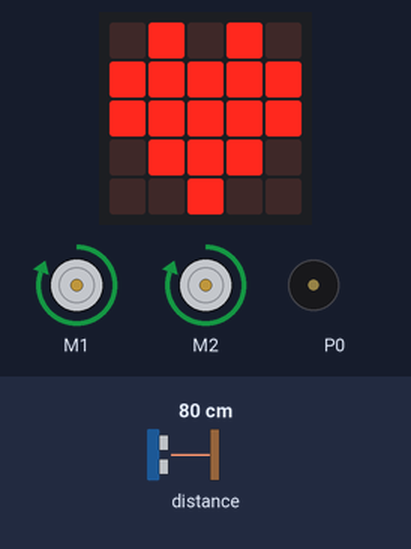
Simulated run of this program. Board: BBC micro:bit (MakeCode). Parts: the board's 5×5 LED display, 2 × DC motor (green arrow = forward, orange = backward, longer = faster), buzzer (waves = sounding). Inputs (shaded band) come from the test bench; at power-on: distance to the obstacle 80 cm.

Above: at 1.8 s.
1.9 s: distance to the obstacle set to 21 cm
3.4 s: distance to the obstacle set to 18 cm
At 4.4 s:
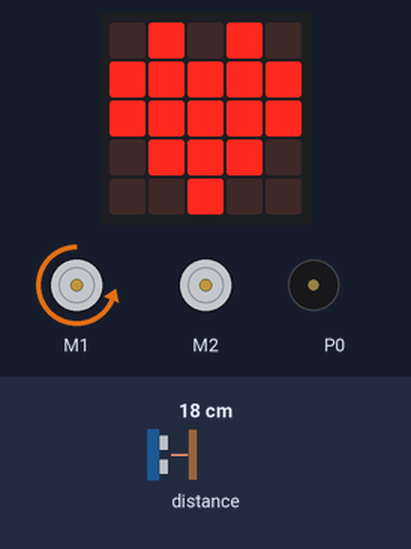
6.4 s: distance to the obstacle set to 35 cm
At 7.0 s:
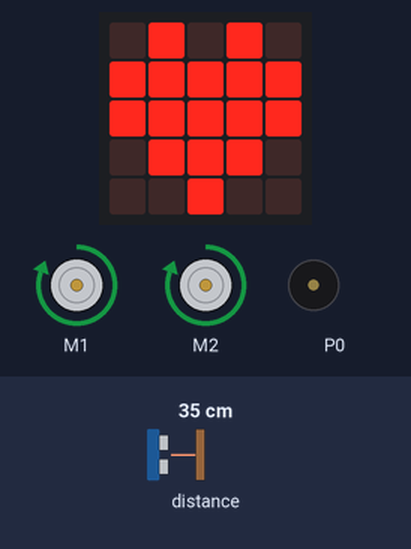
7.9 s: distance to the obstacle set to 2 cm
At 8.15 s:
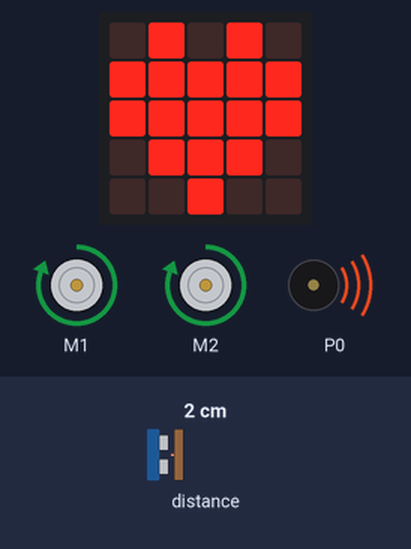
Timing chart, 0 to 11.9 s (numbered marks = the images above; inputs shaded):
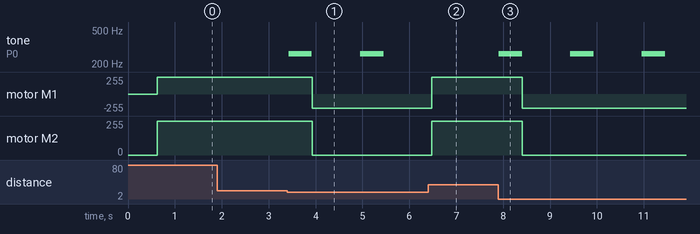

Measured:
- the behaviour switches between 20 and 19 cm on distance to the obstacle (found by bisection; images 0 and 1)
- after the input at 1.9 s, every drawn part: stays the same
- after the input at 3.4 s, tone on P0: alternates 262 Hz for 0.50 s and silent for 1.0 s, starting at once; motor M1: forward 255/255 → backward 210/255 after 0.53 s; motor M2: forward 255/255 → stopped after 0.53 s
- after the input at 6.4 s, tone on P0: stays silent (without the input it goes to 262 Hz after 0.08 s); motor M1: backward 210/255 → forward 255/255 after 0.08 s; motor M2: stopped → forward 255/255 after 0.08 s
- after the input at 7.9 s, tone on P0: alternates 262 Hz for 0.50 s and silent for 1.0 s, starting at once; motor M1: forward 255/255 → backward 210/255 after 0.51 s; motor M2: forward 255/255 → stopped after 0.51 s

The program:

main.ts
```typescript
basic.showIcon(IconNames.Heart)
basic.forever(function () {
    if (maqueen.Ultrasonic(PingUnit.Centimeters) < 20 && maqueen.Ultrasonic(PingUnit.Centimeters) != 0) {
        music.play(music.tonePlayable(262, music.beat(BeatFraction.Whole)), music.PlaybackMode.UntilDone)
        maqueen.motorRun(maqueen.Motors.M1, maqueen.Dir.CCW, 210)
        maqueen.motorStop(maqueen.Motors.M2)
        basic.pause(1000)
    } else {
        maqueen.motorRun(maqueen.Motors.All, maqueen.Dir.CW, 255)
    }
})
```

test.ts
```typescript
// aquí va el archivo "tests"; esto no se compilará cuando este paquete se utilice como una extensión.
```
